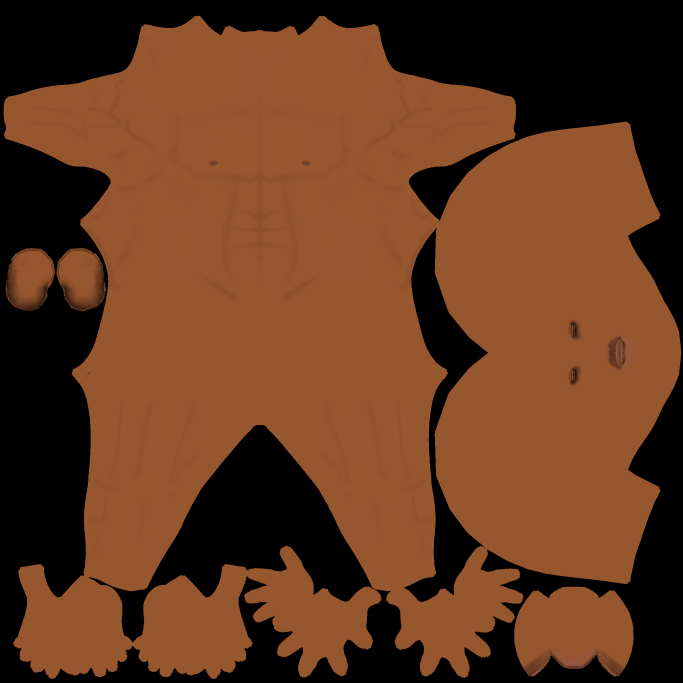
#> input picture assets/characters/exit6_male/textures_v3_1/Exit6V31_Body_Color.png, 2048 x 2048 px (shown at 1/3 size)
$ python build_skin_tones_v31.py
#> lines starting #> are read from the running program, lines starting #| are printed output that depends on the picture
"""Recolour the approved V3.1 body ColorMap without changing geometry or relief."""
from pathlib import Path
import numpy as np
from PIL import Image

ROOT = Path(__file__).resolve().parents[2]
SOURCE = ROOT / "assets/characters/exit6_male/textures_v3_1/Exit6V31_Body_Color.png"
OUTPUT = SOURCE.parent / "skin_tones"
TONES = (
    (58, 36, 26), (86, 56, 40), (110, 72, 50), (132, 90, 62),
    (160, 112, 78), (186, 136, 96), (204, 156, 116),
    (222, 184, 148), (238, 206, 176), (248, 224, 204),
)
BASE = np.array((152, 87, 47), dtype=np.float32)

def main():
    OUTPUT.mkdir(parents=True, exist_ok=True)
    src = np.asarray(Image.open(SOURCE).convert("RGB"), dtype=np.float32)
    shade = np.clip(src / BASE, 0, 3)
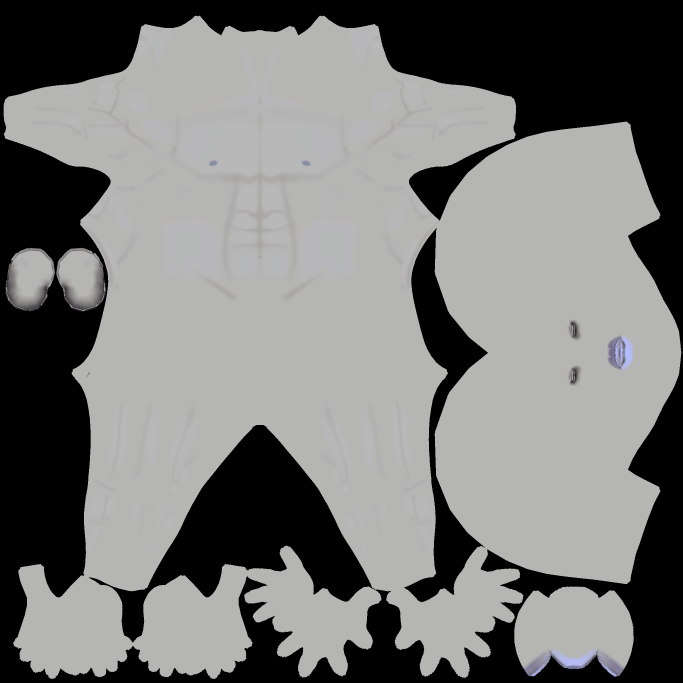
#> shade: shape (2048, 2048, 3) float32 (shown at 1/3 size); mean R, G, B 0.662, 0.662, 0.661; drawn with min black and max white
    for index, rgb in enumerate(TONES, 1):
        out = np.clip(shade * np.array(rgb, dtype=np.float32), 0, 255).astype(np.uint8)
        path = OUTPUT / f"Exit6V31_Skin_{index:02d}.png"
        Image.fromarray(out).save(path, optimize=True)
        print(path.relative_to(ROOT))
#> this loop made 10 passes
#> pass 1, in main, `out = np.clip(shade * np.array(rgb, dtype=np.float32), 0, 255).astype(..`:
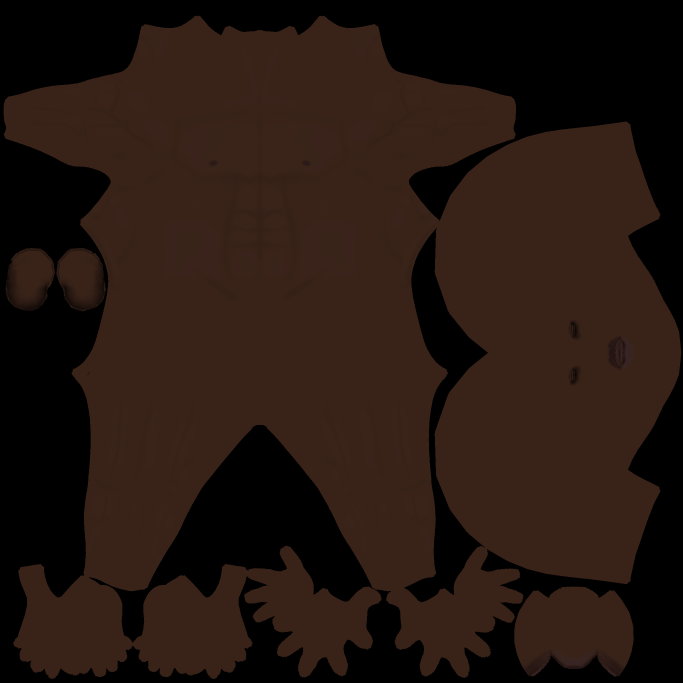
#> out: shape (2048, 2048, 3) (shown at 1/3 size); mean R, G, B 37.8, 23.2, 16.6
#> pass 2, in main, `out = np.clip(shade * np.array(rgb, dtype=np.float32), 0, 255).astype(..`:
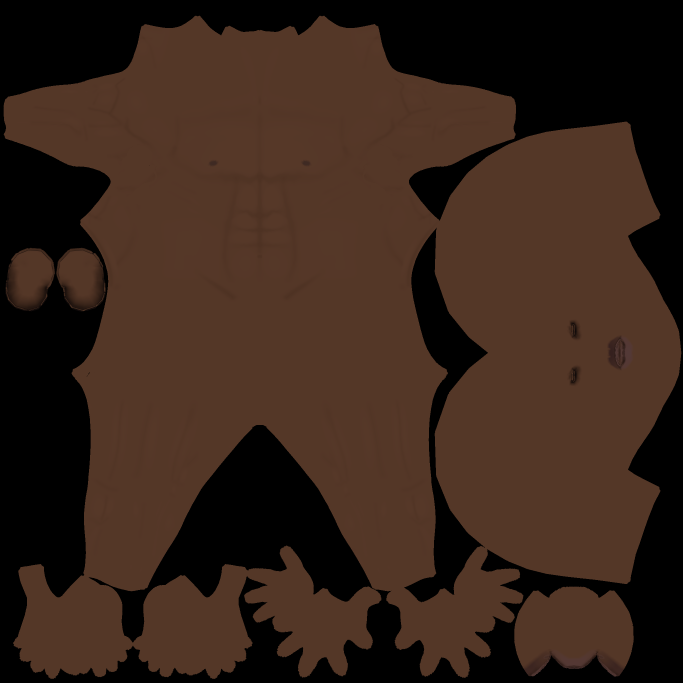
#> out: shape (2048, 2048, 3) (shown at 1/3 size); mean R, G, B 55.8, 36.5, 25.9
#> pass 3, in main, `out = np.clip(shade * np.array(rgb, dtype=np.float32), 0, 255).astype(..`:
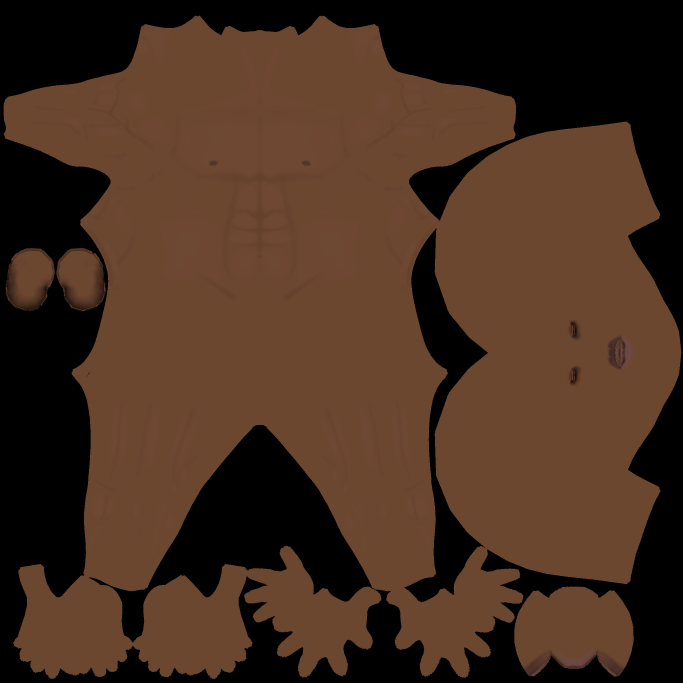
#> out: shape (2048, 2048, 3) (shown at 1/3 size); mean R, G, B 71.7, 47.1, 32
#> after the loop:
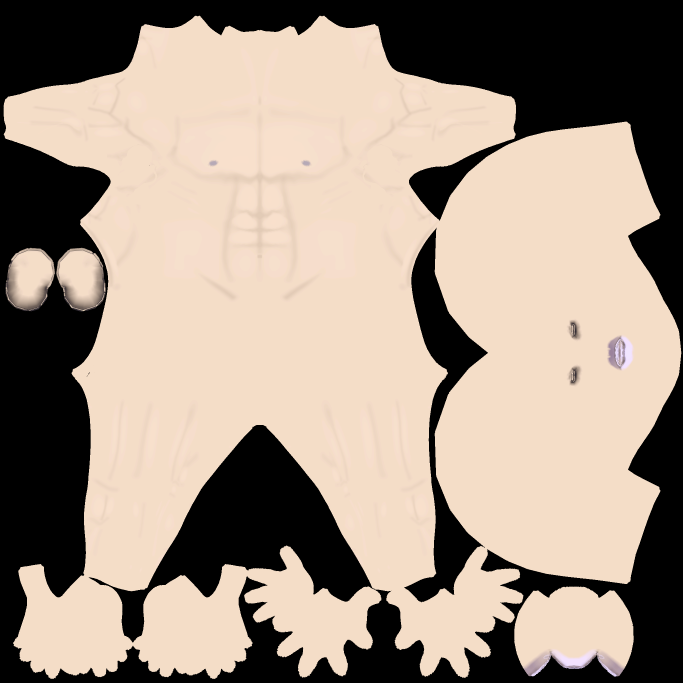
#> out: shape (2048, 2048, 3) (shown at 1/3 size); mean R, G, B 161.9, 146.5, 132.4

if __name__ == "__main__":
    main()
